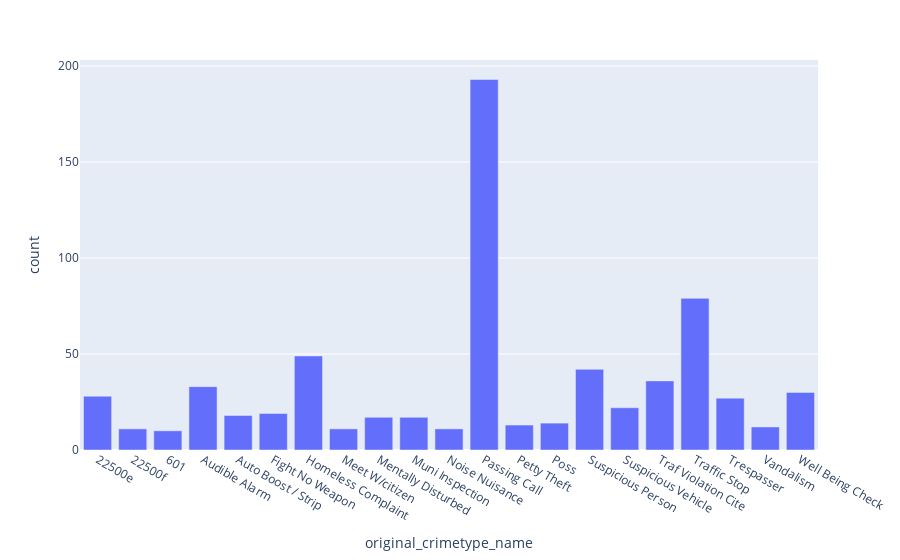

The cell this chart's notebook holds for it:
### Code cell
import plotly.express as px
fig = px.bar(df_by_name[df_by_name['count']>=10], x='original_crimetype_name', y='count')
fig.show()

### Figure 1 — Plotly figure (JSON) as saved in the notebook; plotly's stock layout.template omitted (floating-point values rounded to 4 significant figures)
{"data": [{"alignmentgroup": "True", "hovertemplate": "original_crimetype_name=%{x}<br>count=%{y}<extra></extra>", "legendgroup": "", "marker": {"color": "#636efa"}, "name": "", "offsetgroup": "", "orientation": "v", "showlegend": false, "textposition": "auto", "type": "bar", "x": ["22500e", "22500f", "601", "Audible Alarm", "Auto Boost / Strip", "Fight No Weapon", "Homeless Complaint", "Meet W/citizen", "Mentally Disturbed", "Muni Inspection", "Noise Nuisance", "Passing Call", "Petty Theft", "Poss", "Suspicious Person", "Suspicious Vehicle", "Traf Violation Cite", "Traffic Stop", "Trespasser", "Vandalism", "Well Being Check"], "xaxis": "x", "y": [28, 11, 10, 33, 18, 19, 49, 11, 17, 17, 11, 193, 13, 14, 42, 22, 36, 79, 27, 12, 30], "yaxis": "y"}], "layout": {"barmode": "relative", "legend": {"tracegroupgap": 0}, "margin": {"t": 60}, "xaxis": {"anchor": "y", "domain": [0, 1], "title": {"text": "original_crimetype_name"}}, "yaxis": {"anchor": "x", "domain": [0, 1], "title": {"text": "count"}}}}
